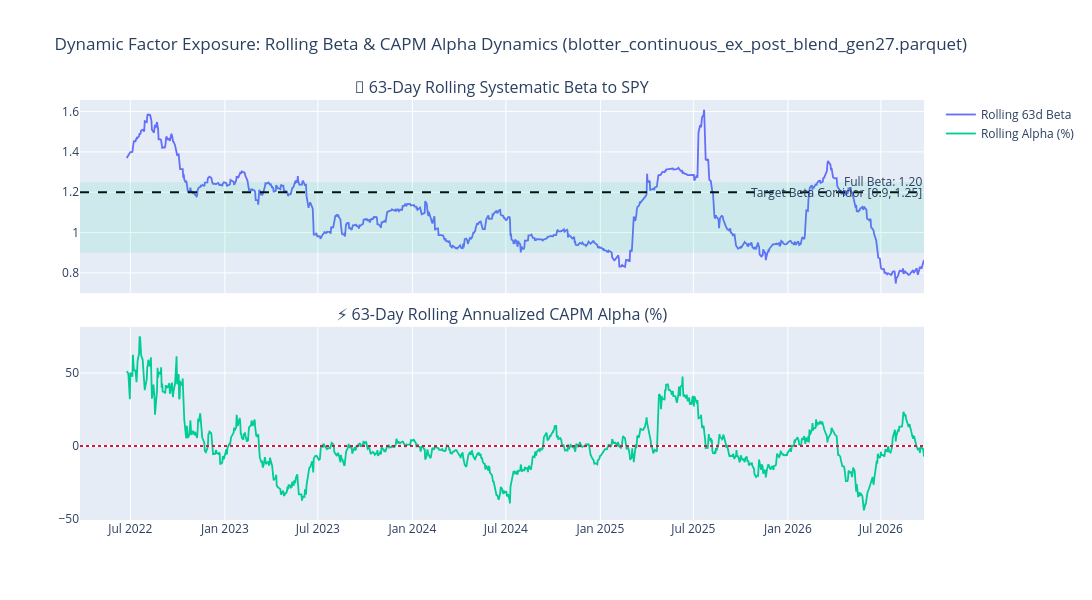

Notebook code cell kept with this figure:
### Code cell
# CELL 6: Forensic Beta & Alpha Decomposition (CAPM Attribution)
print("\n" + "=" * 80)
print(f"🔬 FORENSIC BETA DECOMPOSITION & CAPM ATTRIBUTION ({target_file})")
print("=" * 80)

r_p = blotter_df["net_daily_simple_ret"].to_numpy(dtype=float)
r_bm = blotter_df["bm_daily_simple_ret"].to_numpy(dtype=float)

cov_mat = np.cov(r_p, r_bm)
var_bm = cov_mat[1, 1]
realized_beta = cov_mat[0, 1] / var_bm
mean_p_daily = np.mean(r_p)
mean_bm_daily = np.mean(r_bm)

daily_alpha = mean_p_daily - realized_beta * mean_bm_daily
ann_alpha = daily_alpha * 252

residuals = r_p - (realized_beta * r_bm)
idiosyncratic_vol = np.std(residuals, ddof=1) * np.sqrt(252)
total_vol = np.std(r_p, ddof=1) * np.sqrt(252)
bm_vol = np.std(r_bm, ddof=1) * np.sqrt(252)
r_squared = (cov_mat[0, 1] ** 2) / (cov_mat[0, 0] * cov_mat[1, 1])

bm_cum = np.prod(1.0 + r_bm) - 1.0
pure_leveraged_bm_ret = np.prod(1.0 + realized_beta * r_bm) - 1.0
actual_strategy_ret = np.prod(1.0 + r_p) - 1.0
alpha_over_leveraged_bm = actual_strategy_ret - pure_leveraged_bm_ret

print(f"  • Realized CAPM Beta to {benchmark_name}       : {realized_beta:.4f}")
print(f"  • Regression R-Squared (Market Fit)   : {r_squared*100:.2f}%")
print(
    f"  • Idiosyncratic Volatility (Non-Market): {idiosyncratic_vol*100:.2f}% ({(idiosyncratic_vol/total_vol)*100:.1f}% of total risk)"
)
print(f"  • Annualized CAPM Alpha (Pure Alpha)  : {ann_alpha*100:+.2f}%")
print("-" * 80)
print(f"  • Raw Benchmark Cumulative Return     : {bm_cum*100:+.2f}%")
print(
    f"  • Synthetic Leveraged Benchmark ({realized_beta:.2f}x): {pure_leveraged_bm_ret*100:+.2f}%"
)
print(f"  • Actual Realized Strategy Return     : {actual_strategy_ret*100:+.2f}%")
print(f"  • 🔥 PURE ALPHA SPREAD OVER LEVERAGE : {alpha_over_leveraged_bm*100:+.2f}%")
print("=" * 80)

# Rolling 63-Day Systematic Beta & Alpha Plot
window = 63
rolling_cov = pd.Series(r_p).rolling(window).cov(pd.Series(r_bm)).to_numpy()
rolling_var = pd.Series(r_bm).rolling(window).var().to_numpy()
rolling_beta = rolling_cov / np.maximum(rolling_var, 1e-8)

rolling_p_ret = pd.Series(r_p).rolling(window).mean() * 252
rolling_bm_ret = pd.Series(r_bm).rolling(window).mean() * 252
rolling_alpha = rolling_p_ret - (rolling_beta * rolling_bm_ret)

fig_beta = make_subplots(
    rows=2,
    cols=1,
    shared_xaxes=True,
    vertical_spacing=0.08,
    subplot_titles=(
        f"🌊 63-Day Rolling Systematic Beta to {benchmark_name}",
        "⚡ 63-Day Rolling Annualized CAPM Alpha (%)",
    ),
)
fig_beta.add_trace(
    go.Scatter(
        x=blotter_df["date"],
        y=rolling_beta,
        mode="lines",
        name="Rolling 63d Beta",
        line=dict(color="#636EFA", width=1.8),
    ),
    row=1,
    col=1,
)
fig_beta.add_hline(
    y=realized_beta,
    line_dash="dash",
    line_color="black",
    annotation_text=f"Full Beta: {realized_beta:.2f}",
    row=1,
    col=1,
)
# Overlay target beta corridor from metadata scorecard
if active_metadata and "institutional_scorecard" in active_metadata:
    corridor = active_metadata["institutional_scorecard"]["gate_beta_discipline"][
        "corridor"
    ]
    fig_beta.add_hrect(
        y0=corridor[0],
        y1=corridor[1],
        fillcolor="rgba(0, 204, 150, 0.1)",
        line_width=0,
        annotation_text=f"Target Beta Corridor [{corridor[0]}, {corridor[1]}]",
        annotation_position="top right",
        row=1,
        col=1,
    )
fig_beta.add_trace(
    go.Scatter(
        x=blotter_df["date"],
        y=rolling_alpha * 100,
        mode="lines",
        name="Rolling Alpha (%)",
        line=dict(color="#00CC96", width=1.8),
    ),
    row=2,
    col=1,
)
fig_beta.add_hline(y=0.0, line_dash="dot", line_color="crimson", row=2, col=1)
fig_beta.update_layout(
    height=600,
    width=1100,
    hovermode="x unified",
    title_text=f"Dynamic Factor Exposure: Rolling Beta & CAPM Alpha Dynamics ({target_file})",
)
fig_beta.show()

### Figure 1 — Plotly figure (JSON) as saved in the notebook; plotly's stock layout.template omitted (floating-point values rounded to 4 significant figures; data arrays with more than 128 entries replaced by an {"elided": "..."} marker saying what was removed)
{"data": [{"line": {"color": "#636EFA", "width": 1.8}, "mode": "lines", "name": "Rolling 63d Beta", "type": "scatter", "x": {"elided": "1120 str values"}, "xaxis": "x", "y": {"elided": "1120 float values"}, "yaxis": "y"}, {"line": {"color": "#00CC96", "width": 1.8}, "mode": "lines", "name": "Rolling Alpha (%)", "type": "scatter", "x": {"elided": "1120 str values"}, "xaxis": "x2", "y": {"elided": "1120 float values"}, "yaxis": "y2"}], "layout": {"annotations": [{"font": {"size": 16}, "showarrow": false, "text": "🌊 63-Day Rolling Systematic Beta to SPY", "x": 0.5, "xanchor": "center", "xref": "paper", "y": 1, "yanchor": "bottom", "yref": "paper"}, {"font": {"size": 16}, "showarrow": false, "text": "⚡ 63-Day Rolling Annualized CAPM Alpha (%)", "x": 0.5, "xanchor": "center", "xref": "paper", "y": 0.46, "yanchor": "bottom", "yref": "paper"}, {"showarrow": false, "text": "Full Beta: 1.20", "x": 1, "xanchor": "right", "xref": "x domain", "y": 1.2, "yanchor": "bottom", "yref": "y"}, {"showarrow": false, "text": "Target Beta Corridor [0.9, 1.25]", "x": 1, "xanchor": "right", "xref": "x domain", "y": 1.25, "yanchor": "top", "yref": "y"}], "height": 600, "hovermode": "x unified", "shapes": [{"line": {"color": "black", "dash": "dash"}, "type": "line", "x0": 0, "x1": 1, "xref": "x domain", "y0": 1.2, "y1": 1.2, "yref": "y"}, {"fillcolor": "rgba(0, 204, 150, 0.1)", "line": {"width": 0}, "type": "rect", "x0": 0, "x1": 1, "xref": "x domain", "y0": 0.9, "y1": 1.25, "yref": "y"}, {"line": {"color": "crimson", "dash": "dot"}, "type": "line", "x0": 0, "x1": 1, "xref": "x2 domain", "y0": 0, "y1": 0, "yref": "y2"}], "title": {"text": "Dynamic Factor Exposure: Rolling Beta & CAPM Alpha Dynamics (blotter_continuous_ex_post_blend_gen27.parquet)"}, "width": 1100, "xaxis": {"anchor": "y", "domain": [0, 1], "matches": "x2", "showticklabels": false}, "xaxis2": {"anchor": "y2", "domain": [0, 1]}, "yaxis": {"anchor": "x", "domain": [0.54, 1]}, "yaxis2": {"anchor": "x2", "domain": [0, 0.46]}}}
